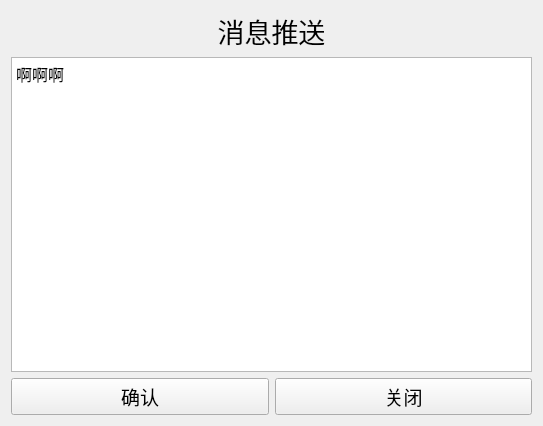
<?xml version="1.0" encoding="UTF-8"?>
<ui version="4.0">
 <class>message_push</class>
 <widget class="QWidget" name="message_push">
  <property name="geometry">
   <rect>
    <x>0</x>
    <y>0</y>
    <width>543</width>
    <height>426</height>
   </rect>
  </property>
  <property name="windowTitle">
   <string>Form</string>
  </property>
  <layout class="QGridLayout" name="gridLayout">
   <item row="0" column="0">
    <layout class="QVBoxLayout" name="verticalLayout">
     <item>
      <widget class="QLabel" name="label">
       <property name="minimumSize">
        <size>
         <width>0</width>
         <height>40</height>
        </size>
       </property>
       <property name="font">
        <font>
         <pointsize>20</pointsize>
        </font>
       </property>
       <property name="text">
        <string>消息推送</string>
       </property>
       <property name="alignment">
        <set>Qt::AlignCenter</set>
       </property>
      </widget>
     </item>
     <item>
      <widget class="QPlainTextEdit" name="plainTextEdit">
       <property name="font">
        <font>
         <pointsize>12</pointsize>
        </font>
       </property>
       <property name="plainText">
        <string>啊啊啊
</string>
       </property>
      </widget>
     </item>
     <item>
      <layout class="QHBoxLayout" name="horizontalLayout">
       <item>
        <widget class="QPushButton" name="pushButton_confirm">
         <property name="minimumSize">
          <size>
           <width>0</width>
           <height>30</height>
          </size>
         </property>
         <property name="font">
          <font>
           <pointsize>14</pointsize>
          </font>
         </property>
         <property name="text">
          <string>确认</string>
         </property>
        </widget>
       </item>
       <item>
        <widget class="QPushButton" name="pushButton_close">
         <property name="minimumSize">
          <size>
           <width>0</width>
           <height>30</height>
          </size>
         </property>
         <property name="font">
          <font>
           <pointsize>14</pointsize>
          </font>
         </property>
         <property name="text">
          <string>关闭</string>
         </property>
        </widget>
       </item>
      </layout>
     </item>
    </layout>
   </item>
  </layout>
 </widget>
 <resources/>
 <connections/>
</ui>
